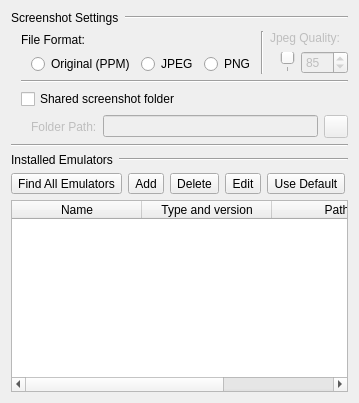
     <widget class="QWidget" name="Tab_General">
      <attribute name="title">
       <string>General</string>
      </attribute>
      <layout class="QGridLayout" name="gridLayout">
       <item row="0" column="0" colspan="5">
        <layout class="QHBoxLayout" name="horizontalLayout_5">
         <item>
          <widget class="QLabel" name="Label_Screenshot_Settings">
           <property name="sizePolicy">
            <sizepolicy hsizetype="Maximum" vsizetype="Preferred">
             <horstretch>0</horstretch>
             <verstretch>0</verstretch>
            </sizepolicy>
           </property>
           <property name="text">
            <string>Screenshot Settings</string>
           </property>
          </widget>
         </item>
         <item>
          <widget class="Line" name="line_23">
           <property name="orientation">
            <enum>Qt::Horizontal</enum>
           </property>
          </widget>
         </item>
        </layout>
       </item>
       <item row="1" column="0" colspan="5">
        <layout class="QVBoxLayout" name="verticalLayout_15">
         <property name="leftMargin">
          <number>10</number>
         </property>
         <item>
          <layout class="QHBoxLayout" name="horizontalLayout_23">
           <item>
            <layout class="QVBoxLayout" name="verticalLayout_12">
             <item>
              <widget class="QLabel" name="Label_Screenshot_Save_Format">
               <property name="sizePolicy">
                <sizepolicy hsizetype="Maximum" vsizetype="Preferred">
                 <horstretch>0</horstretch>
                 <verstretch>0</verstretch>
                </sizepolicy>
               </property>
               <property name="text">
                <string>File Format:</string>
               </property>
               <property name="buddy">
                <cstring>RB_Format_PPM</cstring>
               </property>
              </widget>
             </item>
             <item>
              <layout class="QHBoxLayout" name="horizontalLayout_21">
               <property name="leftMargin">
                <number>10</number>
               </property>
               <item>
                <widget class="QRadioButton" name="RB_Format_PPM">
                 <property name="text">
                  <string>Original (PPM)</string>
                 </property>
                </widget>
               </item>
               <item>
                <widget class="QRadioButton" name="RB_Format_Jpeg">
                 <property name="text">
                  <string>JPEG</string>
                 </property>
                </widget>
               </item>
               <item>
                <widget class="QRadioButton" name="RB_Format_PNG">
                 <property name="text">
                  <string>PNG</string>
                 </property>
                </widget>
               </item>
              </layout>
             </item>
            </layout>
           </item>
           <item>
            <widget class="Line" name="line_20">
             <property name="orientation">
              <enum>Qt::Vertical</enum>
             </property>
            </widget>
           </item>
           <item>
            <layout class="QVBoxLayout" name="verticalLayout_14">
             <item>
              <widget class="QLabel" name="Label_Jpeg_Quality">
               <property name="enabled">
                <bool>false</bool>
               </property>
               <property name="text">
                <string>Jpeg Quality:</string>
               </property>
               <property name="buddy">
                <cstring>SB_Jpeg_Quality</cstring>
               </property>
              </widget>
             </item>
             <item>
              <layout class="QHBoxLayout" name="horizontalLayout_22">
               <property name="leftMargin">
                <number>10</number>
               </property>
               <item>
                <widget class="QSlider" name="HS_Jpeg_Quality">
                 <property name="enabled">
                  <bool>false</bool>
                 </property>
                 <property name="minimum">
                  <number>20</number>
                 </property>
                 <property name="maximum">
                  <number>100</number>
                 </property>
                 <property name="singleStep">
                  <number>5</number>
                 </property>
                 <property name="value">
                  <number>75</number>
                 </property>
                 <property name="orientation">
                  <enum>Qt::Horizontal</enum>
                 </property>
                 <property name="tickPosition">
                  <enum>QSlider::TicksBelow</enum>
                 </property>
                </widget>
               </item>
               <item>
                <widget class="QSpinBox" name="SB_Jpeg_Quality">
                 <property name="enabled">
                  <bool>false</bool>
                 </property>
                 <property name="minimum">
                  <number>20</number>
                 </property>
                 <property name="maximum">
                  <number>100</number>
                 </property>
                 <property name="singleStep">
                  <number>5</number>
                 </property>
                 <property name="value">
                  <number>85</number>
                 </property>
                </widget>
               </item>
              </layout>
             </item>
            </layout>
           </item>
          </layout>
         </item>
         <item>
          <widget class="Line" name="line_26">
           <property name="orientation">
            <enum>Qt::Horizontal</enum>
           </property>
          </widget>
         </item>
         <item>
          <layout class="QVBoxLayout" name="verticalLayout_13">
           <item>
            <widget class="QCheckBox" name="CH_Screenshot_Folder">
             <property name="sizePolicy">
              <sizepolicy hsizetype="Maximum" vsizetype="Fixed">
               <horstretch>0</horstretch>
               <verstretch>0</verstretch>
              </sizepolicy>
             </property>
             <property name="text">
              <string>Shared screenshot folder</string>
             </property>
            </widget>
           </item>
           <item>
            <layout class="QHBoxLayout" name="horizontalLayout_20">
             <property name="leftMargin">
              <number>10</number>
             </property>
             <item>
              <widget class="QLabel" name="Label_Folder_Path">
               <property name="enabled">
                <bool>false</bool>
               </property>
               <property name="text">
                <string>Folder Path:</string>
               </property>
               <property name="buddy">
                <cstring>Edit_Screenshot_Folder</cstring>
               </property>
              </widget>
             </item>
             <item>
              <widget class="QLineEdit" name="Edit_Screenshot_Folder">
               <property name="enabled">
                <bool>false</bool>
               </property>
              </widget>
             </item>
             <item>
              <widget class="QToolButton" name="TB_Screenshot_Folder">
               <property name="enabled">
                <bool>false</bool>
               </property>
               <property name="text">
                <string/>
               </property>
               <property name="icon">
                <iconset resource="images.qrc">
                 <normaloff>:/open-folder.png</normaloff>:/open-folder.png</iconset>
               </property>
              </widget>
             </item>
            </layout>
           </item>
          </layout>
         </item>
        </layout>
       </item>
       <item row="2" column="0" colspan="5">
        <widget class="Line" name="line_16">
         <property name="orientation">
          <enum>Qt::Horizontal</enum>
         </property>
        </widget>
       </item>
       <item row="3" column="0" colspan="5">
        <layout class="QHBoxLayout" name="horizontalLayout_2">
         <item>
          <widget class="QLabel" name="Label_Installed_Emulators">
           <property name="sizePolicy">
            <sizepolicy hsizetype="Maximum" vsizetype="Preferred">
             <horstretch>0</horstretch>
             <verstretch>0</verstretch>
            </sizepolicy>
           </property>
           <property name="text">
            <string>Installed Emulators</string>
           </property>
          </widget>
         </item>
         <item>
          <widget class="Line" name="line_11">
           <property name="orientation">
            <enum>Qt::Horizontal</enum>
           </property>
          </widget>
         </item>
        </layout>
       </item>
       <item row="4" column="0">
        <widget class="QToolButton" name="TB_Find_All_Emulators">
         <property name="text">
          <string>Find All Emulators</string>
         </property>
         <property name="icon">
          <iconset resource="images.qrc">
           <normaloff>:/update.png</normaloff>:/update.png</iconset>
         </property>
         <property name="iconSize">
          <size>
           <width>24</width>
           <height>24</height>
          </size>
         </property>
         <property name="toolButtonStyle">
          <enum>Qt::ToolButtonTextBesideIcon</enum>
         </property>
        </widget>
       </item>
       <item row="4" column="1">
        <widget class="QToolButton" name="TB_Add_Emulator">
         <property name="text">
          <string>Add</string>
         </property>
         <property name="icon">
          <iconset resource="images.qrc">
           <normaloff>:/add.png</normaloff>:/add.png</iconset>
         </property>
         <property name="iconSize">
          <size>
           <width>24</width>
           <height>24</height>
          </size>
         </property>
         <property name="toolButtonStyle">
          <enum>Qt::ToolButtonTextBesideIcon</enum>
         </property>
        </widget>
       </item>
       <item row="4" column="2">
        <widget class="QToolButton" name="TB_Delete_Emulator">
         <property name="text">
          <string>Delete</string>
         </property>
         <property name="icon">
          <iconset resource="images.qrc">
           <normaloff>:/remove.png</normaloff>:/remove.png</iconset>
         </property>
         <property name="iconSize">
          <size>
           <width>24</width>
           <height>24</height>
          </size>
         </property>
         <property name="toolButtonStyle">
          <enum>Qt::ToolButtonTextBesideIcon</enum>
         </property>
        </widget>
       </item>
       <item row="4" column="3">
        <widget class="QToolButton" name="TB_Edit_Emulator">
         <property name="text">
          <string>Edit</string>
         </property>
         <property name="icon">
          <iconset resource="images.qrc">
           <normaloff>:/edit.png</normaloff>:/edit.png</iconset>
         </property>
         <property name="iconSize">
          <size>
           <width>24</width>
           <height>24</height>
          </size>
         </property>
         <property name="toolButtonStyle">
          <enum>Qt::ToolButtonTextBesideIcon</enum>
         </property>
        </widget>
       </item>
       <item row="4" column="4">
        <widget class="QToolButton" name="TB_Use_Default">
         <property name="text">
          <string>Use Default</string>
         </property>
         <property name="icon">
          <iconset resource="images.qrc">
           <normaloff>:/apply.png</normaloff>:/apply.png</iconset>
         </property>
         <property name="iconSize">
          <size>
           <width>24</width>
           <height>24</height>
          </size>
         </property>
         <property name="toolButtonStyle">
          <enum>Qt::ToolButtonTextBesideIcon</enum>
         </property>
        </widget>
       </item>
       <item row="5" column="0" colspan="5">
        <widget class="QTableWidget" name="Emulators_Table">
         <property name="editTriggers">
          <set>QAbstractItemView::NoEditTriggers</set>
         </property>
         <property name="selectionBehavior">
          <enum>QAbstractItemView::SelectRows</enum>
         </property>
         <property name="verticalScrollMode">
          <enum>QAbstractItemView::ScrollPerPixel</enum>
         </property>
         <property name="horizontalScrollMode">
          <enum>QAbstractItemView::ScrollPerPixel</enum>
         </property>
         <attribute name="horizontalHeaderCascadingSectionResizes">
          <bool>true</bool>
         </attribute>
         <attribute name="horizontalHeaderDefaultSectionSize">
          <number>130</number>
         </attribute>
         <attribute name="horizontalHeaderStretchLastSection">
          <bool>true</bool>
         </attribute>
         <attribute name="verticalHeaderVisible">
          <bool>false</bool>
         </attribute>
         <column>
          <property name="text">
           <string>Name</string>
          </property>
         </column>
         <column>
          <property name="text">
           <string>Type and version</string>
          </property>
         </column>
         <column>
          <property name="text">
           <string>Path</string>
          </property>
         </column>
         <column>
          <property name="text">
           <string>Use default</string>
          </property>
         </column>
        </widget>
       </item>
      </layout>
     </widget>
